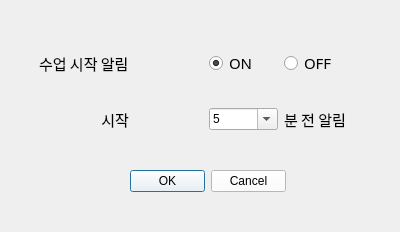
<?xml version="1.0" encoding="UTF-8"?>
<ui version="4.0">
 <class>Dialog</class>
 <widget class="QDialog" name="Dialog">
  <property name="geometry">
   <rect>
    <x>0</x>
    <y>0</y>
    <width>400</width>
    <height>232</height>
   </rect>
  </property>
  <property name="windowTitle">
   <string>Dialog</string>
  </property>
  <property name="styleSheet">
   <string notr="true">font: 75 11pt &quot;카페24 써라운드&quot;;</string>
  </property>
  <widget class="QFrame" name="gridFrame">
   <property name="geometry">
    <rect>
     <x>30</x>
     <y>15</y>
     <width>331</width>
     <height>151</height>
    </rect>
   </property>
   <property name="styleSheet">
    <string notr="true"/>
   </property>
   <layout class="QGridLayout" name="gridLayout">
    <item row="0" column="2">
     <widget class="QRadioButton" name="radioButton">
      <property name="font">
       <font>
        <family>카페24 써라운드</family>
        <pointsize>11</pointsize>
        <weight>9</weight>
        <italic>false</italic>
        <bold>false</bold>
       </font>
      </property>
      <property name="text">
       <string>ON</string>
      </property>
      <property name="checked">
       <bool>true</bool>
      </property>
      <attribute name="buttonGroup">
       <string notr="true">buttonGroup</string>
      </attribute>
     </widget>
    </item>
    <item row="1" column="0">
     <widget class="QLabel" name="label_3">
      <property name="font">
       <font>
        <family>카페24 써라운드</family>
        <pointsize>11</pointsize>
        <weight>9</weight>
        <italic>false</italic>
        <bold>false</bold>
       </font>
      </property>
      <property name="text">
       <string>&lt;html&gt;&lt;head/&gt;&lt;body&gt;&lt;p align=&quot;right&quot;&gt;시작&lt;/p&gt;&lt;/body&gt;&lt;/html&gt;</string>
      </property>
     </widget>
    </item>
    <item row="0" column="3">
     <widget class="QRadioButton" name="radioButton_2">
      <property name="font">
       <font>
        <family>카페24 써라운드</family>
        <pointsize>11</pointsize>
        <weight>9</weight>
        <italic>false</italic>
        <bold>false</bold>
       </font>
      </property>
      <property name="styleSheet">
       <string notr="true"/>
      </property>
      <property name="text">
       <string>OFF</string>
      </property>
      <attribute name="buttonGroup">
       <string notr="true">buttonGroup</string>
      </attribute>
     </widget>
    </item>
    <item row="1" column="3">
     <widget class="QLabel" name="label_7">
      <property name="font">
       <font>
        <family>카페24 써라운드</family>
        <pointsize>11</pointsize>
        <weight>9</weight>
        <italic>false</italic>
        <bold>false</bold>
       </font>
      </property>
      <property name="text">
       <string>분 전 알림</string>
      </property>
     </widget>
    </item>
    <item row="0" column="0">
     <widget class="QLabel" name="label_2">
      <property name="font">
       <font>
        <family>카페24 써라운드</family>
        <pointsize>11</pointsize>
        <weight>9</weight>
        <italic>false</italic>
        <bold>false</bold>
       </font>
      </property>
      <property name="text">
       <string>수업 시작 알림</string>
      </property>
     </widget>
    </item>
    <item row="1" column="2">
     <widget class="QComboBox" name="comboBox_2">
      <property name="enabled">
       <bool>true</bool>
      </property>
      <property name="acceptDrops">
       <bool>false</bool>
      </property>
      <property name="editable">
       <bool>true</bool>
      </property>
      <item>
       <property name="text">
        <string>5</string>
       </property>
      </item>
      <item>
       <property name="text">
        <string>10</string>
       </property>
      </item>
      <item>
       <property name="text">
        <string>15</string>
       </property>
      </item>
      <item>
       <property name="text">
        <string>20</string>
       </property>
      </item>
      <item>
       <property name="text">
        <string>30</string>
       </property>
      </item>
      <item>
       <property name="text">
        <string>60</string>
       </property>
      </item>
     </widget>
    </item>
    <item row="0" column="1">
     <widget class="QLabel" name="label_4">
      <property name="text">
       <string/>
      </property>
     </widget>
    </item>
   </layout>
  </widget>
  <widget class="QDialogButtonBox" name="buttonBox">
   <property name="geometry">
    <rect>
     <x>130</x>
     <y>170</y>
     <width>156</width>
     <height>23</height>
    </rect>
   </property>
   <property name="styleSheet">
    <string notr="true">background-color:white;
</string>
   </property>
   <property name="standardButtons">
    <set>QDialogButtonBox::Cancel|QDialogButtonBox::Ok</set>
   </property>
  </widget>
 </widget>
 <resources/>
 <connections/>
 <buttongroups>
  <buttongroup name="buttonGroup"/>
 </buttongroups>
</ui>
